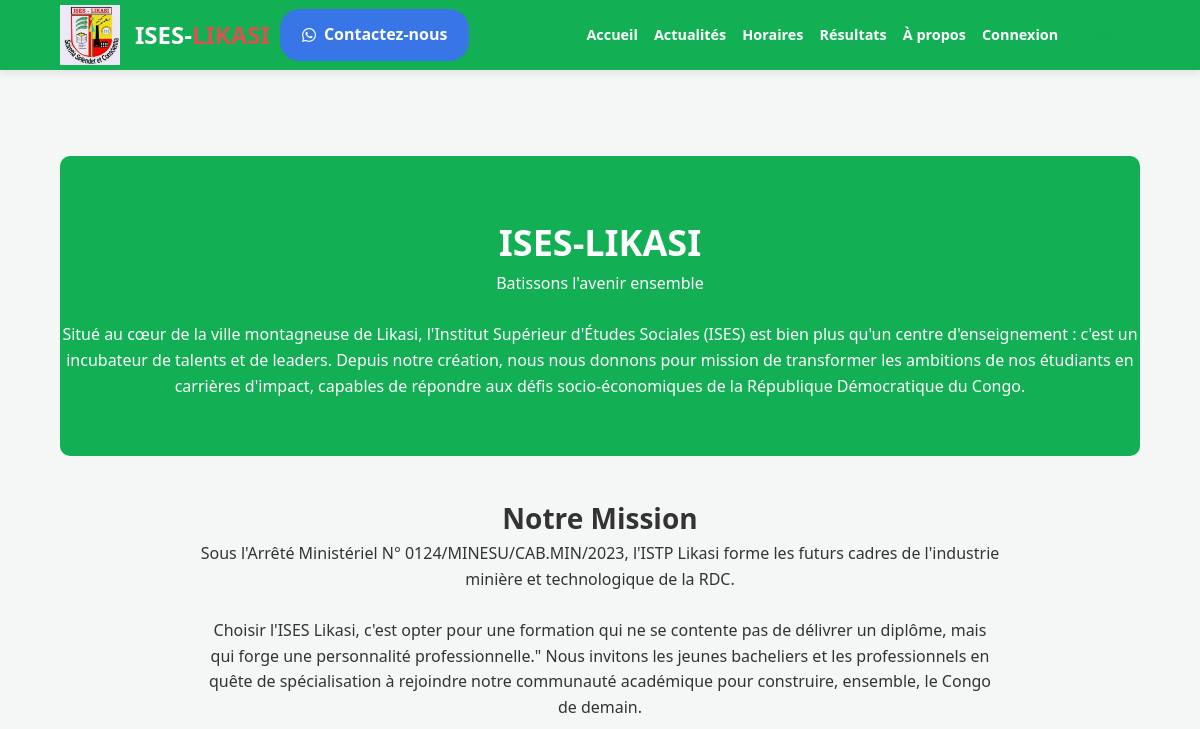
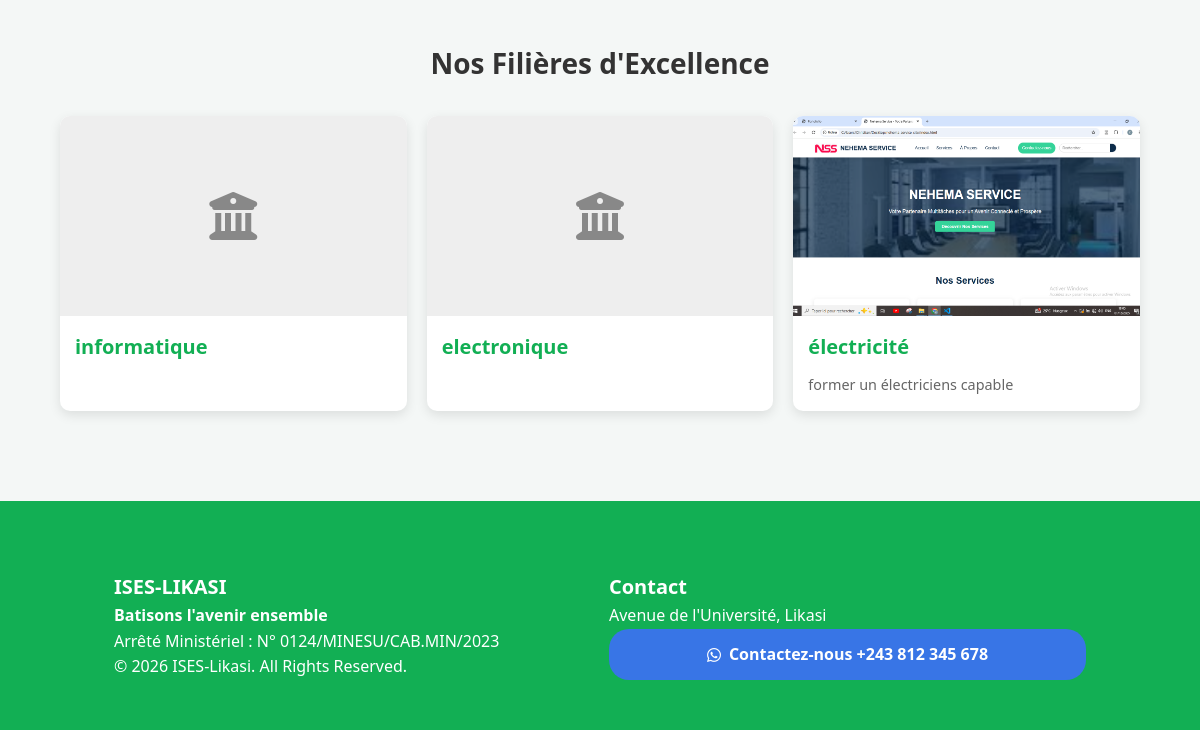
Page /about/ on the earlier database version (2 pictures, top to bottom).
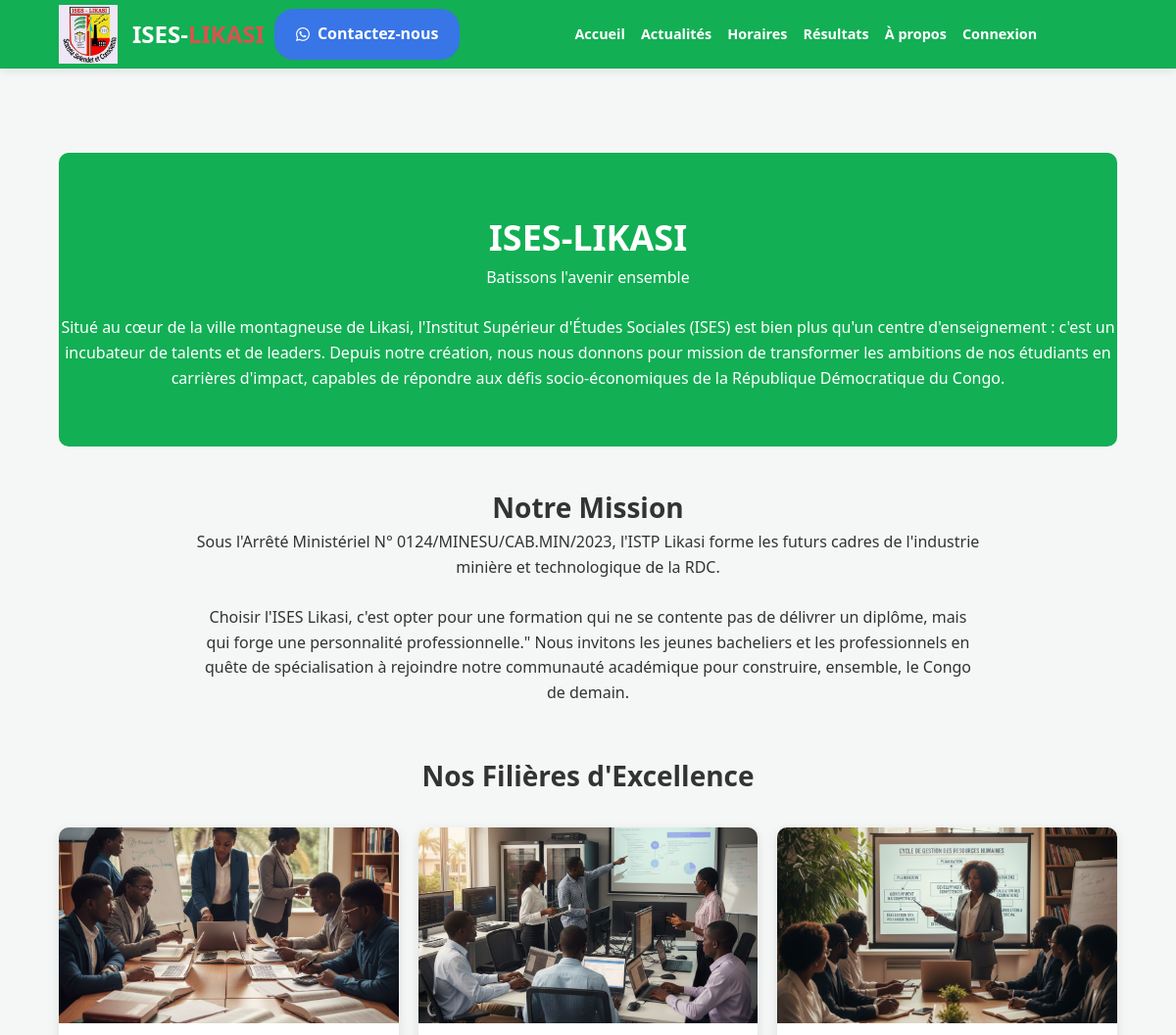
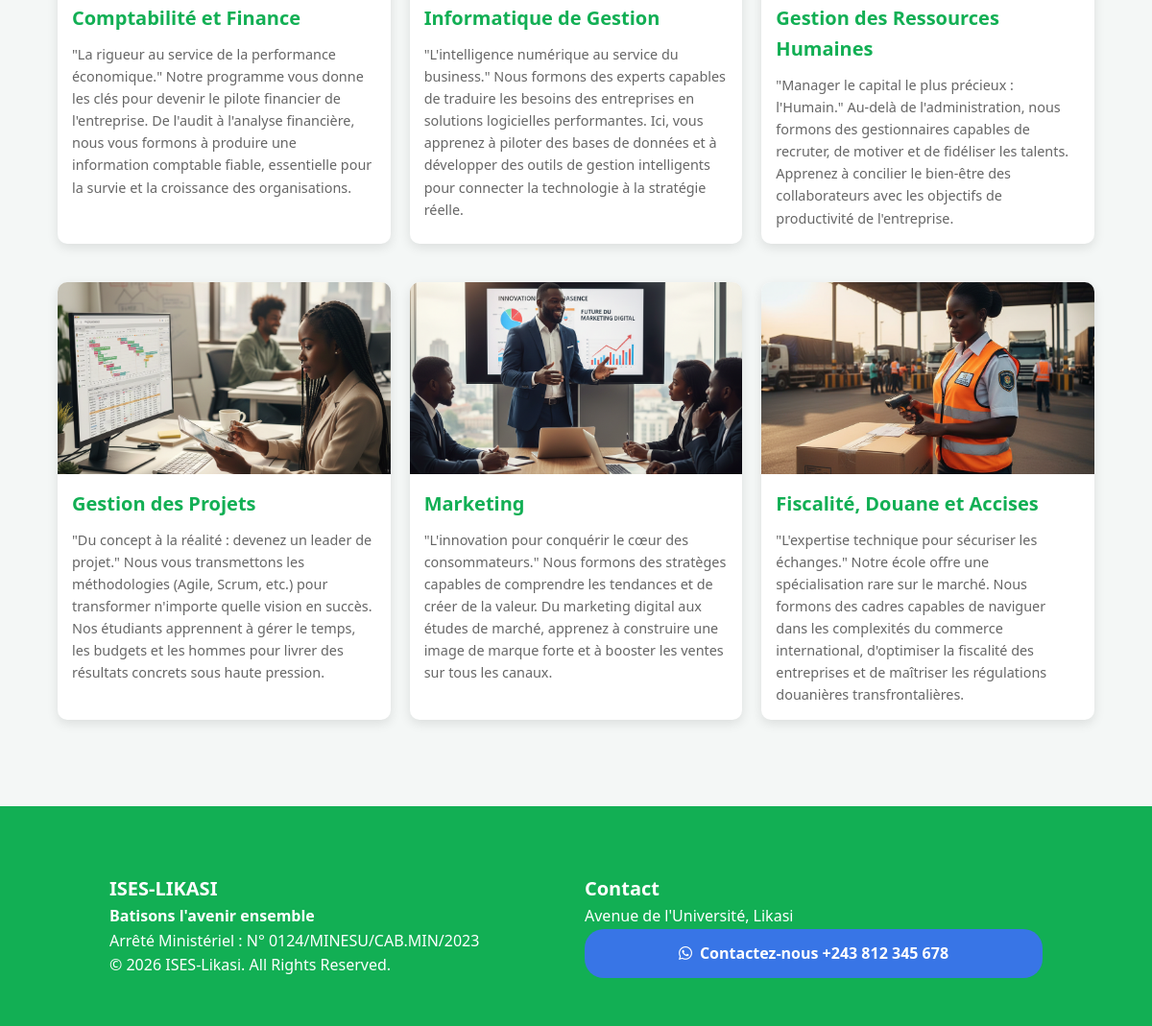
Same page on the later database version (2 pictures, top to bottom).
### portal/models.py (models this page shows, shortened)
class Department(models.Model):
    name = models.CharField(max_length=100)
    description = models.TextField(blank=True, null=True)
    image = models.ImageField(upload_to='departments/', blank=True, null=True)

### portal/views.py (the view)
# urls.py: path('about/', views.about_view, name='about'),
def about_view(request):
    depts = Department.objects.all()
    return render(request, 'portal/about.html', {'departments': depts})

### portal/templates/portal/about.html (shortened to what this page needs)
{% extends 'portal/base.html' %}
{% block content %}
<section class="hero">
    <h1>ISES-LIKASI</h1>
    <p>Batissons l'avenir ensemble</p>
    <br>
    <p>
        Situé au cœur de la ville montagneuse de Likasi, l'Institut Supérieur d'Études Sociales (ISES) est bien plus qu'un centre d'enseignement : c'est un incubateur de talents et de leaders. Depuis notre création, nous nous donnons pour mission de transformer les ambitions de nos étudiants en carrières d'impact, capables de répondre aux défis socio-économiques de la République Démocratique du Congo.
    </p>
</section>
<div class="info-text" style="max-width: 800px; margin: 0 auto 50px; text-align: center;">
    <h2>Notre Mission</h2>
    <p>Sous l'Arrêté Ministériel N° 0124/MINESU/CAB.MIN/2023, l'ISTP Likasi forme les futurs cadres de l'industrie minière et technologique de la RDC.</p>
    <br>
    <p>
        Choisir l'ISES Likasi, c'est opter pour une formation qui ne se contente pas de délivrer un diplôme, mais qui forge une personnalité professionnelle."
        Nous invitons les jeunes bacheliers et les professionnels en quête de spécialisation à rejoindre notre communauté académique pour construire, ensemble, le Congo de demain.
    </p>
</div>
<h2 style="text-align: center; margin-bottom: 30px;">Nos Filières d'Excellence</h2>
<div class="grid-depts">
    {% for dept in departments %}
    <div class="dept-card" style="background: white; border-radius: 10px; overflow: hidden; box-shadow: 0 4px 12px rgba(0,0,0,0.1); margin-bottom: 20px;">
        {% if dept.image %}
            <img src="{{ dept.image.url }}" alt="{{ dept.name }}" style="width: 100%; height: 200px; object-fit: cover;">
        {% else %}
            <div style="width: 100%; height: 200px; background: #eee; display: flex; align-items: center; justify-content: center; color: #888;">
                <i class="fas fa-university fa-3x"></i>
            </div>
        {% endif %}
        <div style="padding: 15px;">
            <h3 style="color: var(--blue); margin-bottom: 10px;">{{ dept.name }}</h3>
            <p style="color: #666; font-size: 0.9rem;">{{ dept.description }}</p>
        </div>
    </div>
    {% endfor %}
</div>
{% endblock %}

### portal/templates/portal/base.html (shortened to what this page needs)
{% load static %}
<!DOCTYPE html>
<html lang="fr">
<head>
    <link rel="stylesheet" href="{% static 'portal/css/style.css' %}">
    <link rel="stylesheet" href="{% static 'portal/css/responsive.css' %}">
    <link rel="stylesheet" href="https://cdnjs.cloudflare.com/ajax/libs/font-awesome/6.5.2/css/all.min.css">
</head>
<body>
    <div class="top-bar">
        <span>📧 infos@ises-likasi.ac.cd</span>
        <span>📍 Likasi, Haut-Katanga, RDC</span>
    </div>
    <nav class="navbar">
        <div class="nav-container">
            <div class="logo-container">
                <img src="{% static 'portal/images/logo.jpg' %}" alt="Ises logo" class="logo-image">
                <h1 class="logo">ISES-<span>LIKASI</span></h1>
                <div class="whatsApp-btn whatsApp-btn-header">
                    <a href="https://wa.me/243990862014" target="_blank" class="btn-contact">
                        <i class="fab fa-whatsapp"></i> Contactez-nous
                    </a>
                </div>
            </div>
            <ul class="nav-links nav-links-desktop">
                <li><a href="{% url 'home' %}">Accueil</a></li>
                <li><a href="{% url 'announcements' %}">Actualités</a></li>
                <li><a href="{% url 'schedules' %}">Horaires</a></li>
                <li><a href="{% url 'results' %}">Résultats</a></li>
                <li><a href="{% url 'about' %}">À propos</a></li>
                {% if user.is_authenticated %}
                    {% if user.is_staff %}
                        <li><a href="{% url 'teacher_dashboard' %}" style="color: var(--red);">⚙️ DASHBOARD</a></li>
                    {% endif %}
                    <li>
                        <form action="{% url 'logout' %}" method="post" style="display: inline;">
                            {% csrf_token %}
                            <button type="submit" class="logout-button">Déconnexion ({{ user.username }})</button>
                        </form>
                    </li>
                {% else %}
                    <li><a href="{% url 'login' %}">Connexion</a></li>
                    <li><a href="{% url 'register' %}" style="color: var(--blue);">S'inscrire</a></li>
                {% endif %}
            </ul>
        </div>
    </nav>
    <main class="content-wrapper">
        {% block content %}{% endblock %}
    </main>
    <footer class="footer">
        <div class="footer-grid">
            <div>
                <h3>ISES-LIKASI</h3>
                <h4>Batisons l'avenir ensemble</h4>
                <p>Arrêté Ministériel : N° 0124/MINESU/CAB.MIN/2023</p>
                <div>© 2026 ISES-Likasi. All Rights Reserved.</div>
            </div>
            <div>
                <h3>Contact</h3>
                <p>Avenue de l'Université, Likasi</p>
                <div class="whatsApp-btn whatsApp-btn-footer">
                    <a href="https://wa.me/243990862014" target="_blank" class="btn-contact">
                        <i class="fab fa-whatsapp"></i> Contactez-nous  +243 812 345 678
                    </a>
                </div>
            </div>
        </div>
    </footer>
</body>
</html>

### portal/static/portal/css/style.css (style rules this page uses)
:root { --blue: rgb(18, 175, 84); --red: #d9534f; --light: #f4f7f6; --white: #ffffff; }
* { margin: 0; padding: 0; box-sizing: border-box; }
body { font-family: 'Segoe UI', sans-serif; background: var(--light); color: #333; line-height: 1.6; }
.top-bar { background: #003366; color: white; padding: 8px 5%; font-size: 0.8rem; display: flex; justify-content: space-between; }
.navbar { position: fixed; top: 0; width: 100%; height: 70px; background: rgb(18, 175, 84); z-index: 1000; box-shadow: 0 2px 10px rgba(0,0,0,0.1); display: flex; align-items: center; }
.nav-container { width: 90%; margin: auto; display: flex; justify-content: space-between; align-items: center; }
.logo { font-size: 1.5rem; color: var(--white); }
.logo span { color: var(--red); }
div.logo-container { display: flex; justify-content: space-between; align-items: center; }
.logo-image { width: 60px; margin-right: 15px; }
.nav-links { display: flex; gap: 15px; list-style: none; }
.nav-links a { text-decoration: none; color: white; font-weight: 600; font-size: 0.9rem; }
.content-wrapper { margin-top: 100px; padding: 20px 5%; min-height: 80vh; }
.hero { height: 300px; background: var(--blue); color: white; display: flex; flex-direction: column; justify-content: center; align-items: center; text-align: center; border-radius: 10px; margin-bottom: 40px; }
.grid-depts { display: grid; grid-template-columns: repeat(auto-fit, minmax(280px, 1fr)); gap: 20px; }
.dept-card { background: white; border-radius: 10px; overflow: hidden; transition: 0.3s; }
.dept-card img { width: 100%; height: 180px; object-fit: cover; }
.footer { background: rgb(18, 175, 84); color: white; padding: 40px 5% 20px; margin-top: 50px; }
.footer-grid { display: grid; grid-template-columns: repeat(auto-fit, minmax(200px, 1fr)); gap: 30px; }
.whatsApp-btn { background-color: rgb(56, 117, 230); padding: 5px 10px; border-radius: 20px; text-align: center; font-weight: 500; transition: background-color 0.3s ease; }
.whatsApp-btn-header { margin-left: 10px; }
.whatsApp-btn a { text-decoration: none; color: white; }

### portal/static/portal/css/responsive.css (style rules this page uses)
:root { --max-width-sm: 640px; --max-width-md: 960px; --max-width-lg: 1200px; --gap-sm: 12px; --gap-md: 20px; --container-padding: 5%; }
h1 { font-size: clamp(1.5rem, 4vw, 2.25rem); }
h2 { font-size: clamp(1.25rem, 3.2vw, 1.75rem); }
h3 { font-size: clamp(1.05rem, 2.6vw, 1.25rem); }
a, button, .btn-contact { touch-action: manipulation; -webkit-tap-highlight-color: rgba(0,0,0,0.05); }
img, .media-full { max-width: 100%; height: auto; display: block; }
.grid-depts { display: grid; gap: var(--gap-md); grid-template-columns: repeat(1, 1fr); }
@media (min-width: 720px) { .grid-depts { grid-template-columns: repeat(2, 1fr); } }
@media (min-width: 1100px) { .grid-depts { grid-template-columns: repeat(3, 1fr); } }
.footer-grid { display: grid; gap: 18px; grid-template-columns: 1fr; padding: 20px var(--container-padding); }
@media (min-width: 768px) { .footer-grid { grid-template-columns: 1fr 1fr; padding: 30px var(--container-padding); } }
.nav-links { display: none; }
@media (min-width: 768px) { .nav-links { display: flex; gap: 16px; align-items: center; list-style: none; padding: 0; margin: 0; } }
.whatsApp-btn .btn-contact { display: inline-flex; gap: 8px; align-items: center; padding: 8px 12px; border-radius: 20px; font-weight: 600; }

Differences in the rows shown:
removed Department: name "informatique"
removed Department: name "electronique"
removed Department: image (picture), name "électricité", description "former un électriciens capable"
added Department: image (picture), name "Comptabilité et Finance", description "\"La rigueur au service de la performance économique.\" Notre programme vous donne les clés pour devenir le pilote financier de l'entreprise. De l'audit à l'analyse financière, nous vous formons à produire une information comptable fiable, essentielle pour la survie et la croissance des organisations."
added Department: image (picture), name "Informatique de Gestion", description "\"L'intelligence numérique au service du business.\" Nous formons des experts capables de traduire les besoins des entreprises en solutions logicielles performantes. Ici, vous apprenez à piloter des bases de données et à développer des outils de gestion intelligents pour connecter la technologie à la stratégie réelle."
added Department: image (picture), name "Gestion des Ressources Humaines", description "\"Manager le capital le plus précieux : l'Humain.\" Au-delà de l'administration, nous formons des gestionnaires capables de recruter, de motiver et de fidéliser les talents. Apprenez à concilier le bien-être des collaborateurs avec les objectifs de productivité de l'entreprise."
added Department: image (picture), name "Gestion des Projets", description "\"Du concept à la réalité : devenez un leader de projet.\" Nous vous transmettons les méthodologies (Agile, Scrum, etc.) pour transformer n'importe quelle vision en succès. Nos étudiants apprennent à gérer le temps, les budgets et les hommes pour livrer des résultats concrets sous haute pression."
added Department: image (picture), name "Marketing", description "\"L'innovation pour conquérir le cœur des consommateurs.\" Nous formons des stratèges capables de comprendre les tendances et de créer de la valeur. Du marketing digital aux études de marché, apprenez à construire une image de marque forte et à booster les ventes sur tous les canaux."
added Department: image (picture), name "Fiscalité, Douane et Accises", description "\"L'expertise technique pour sécuriser les échanges.\" Notre école offre une spécialisation rare sur le marché. Nous formons des cadres capables de naviguer dans les complexités du commerce international, d'optimiser la fiscalité des entreprises et de maîtriser les régulations douanières transfrontalières."
